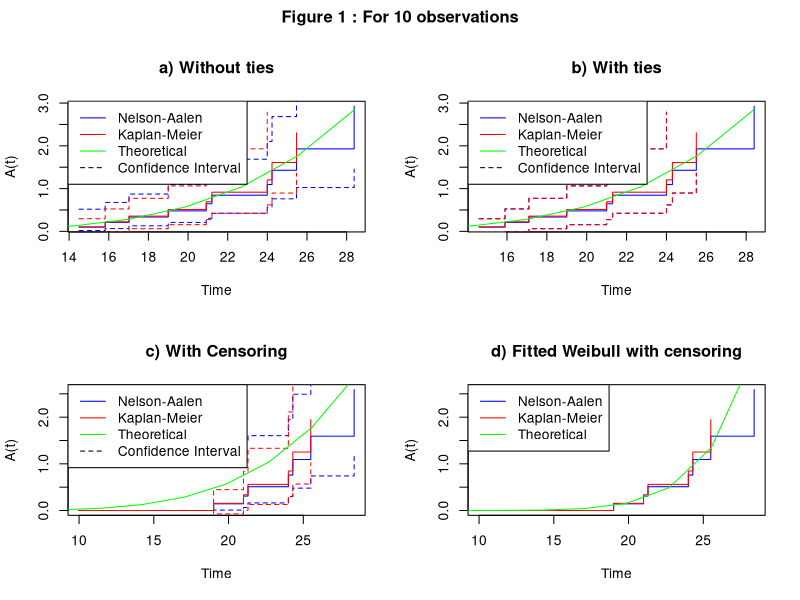
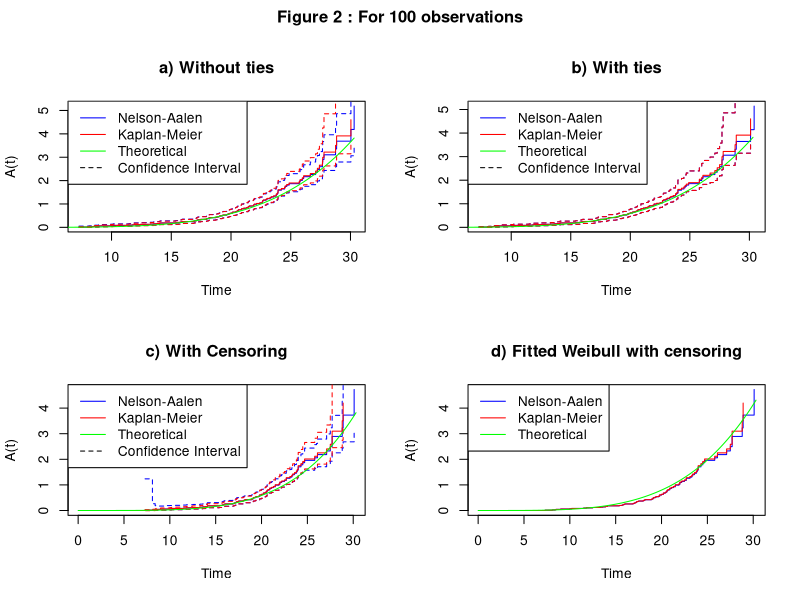
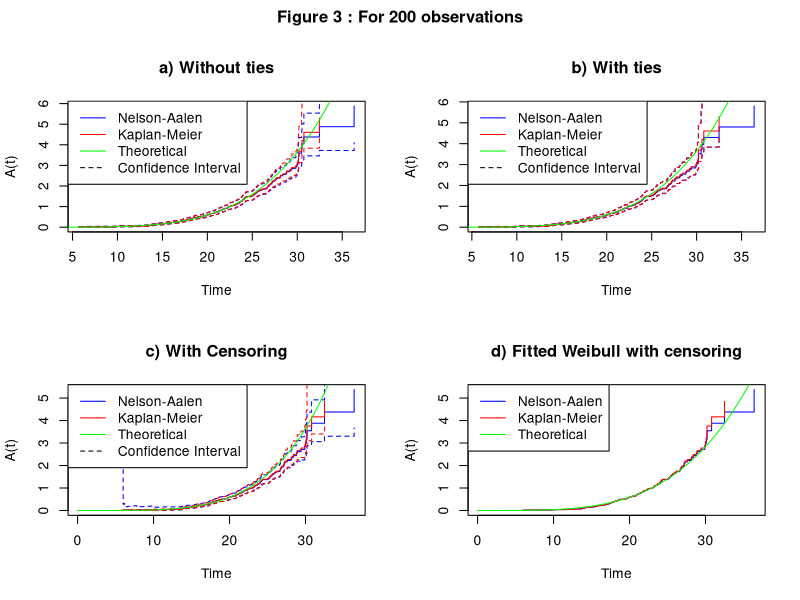
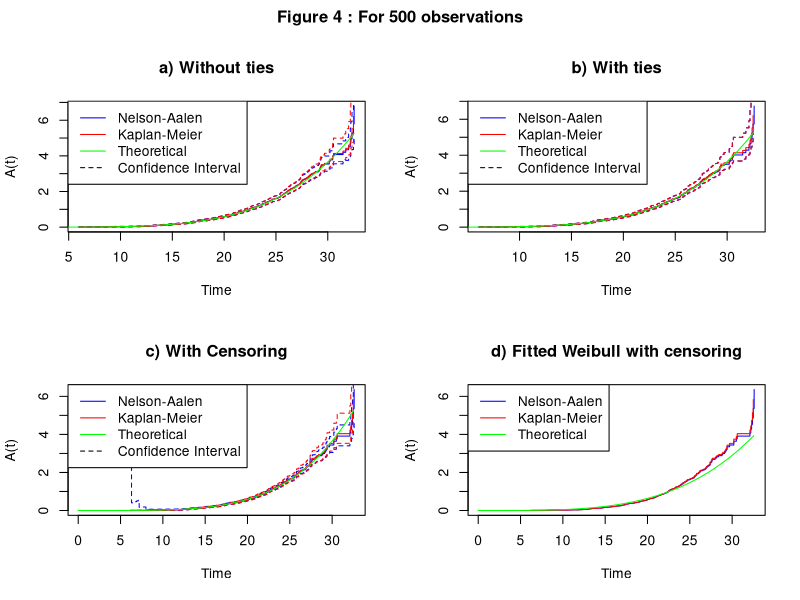
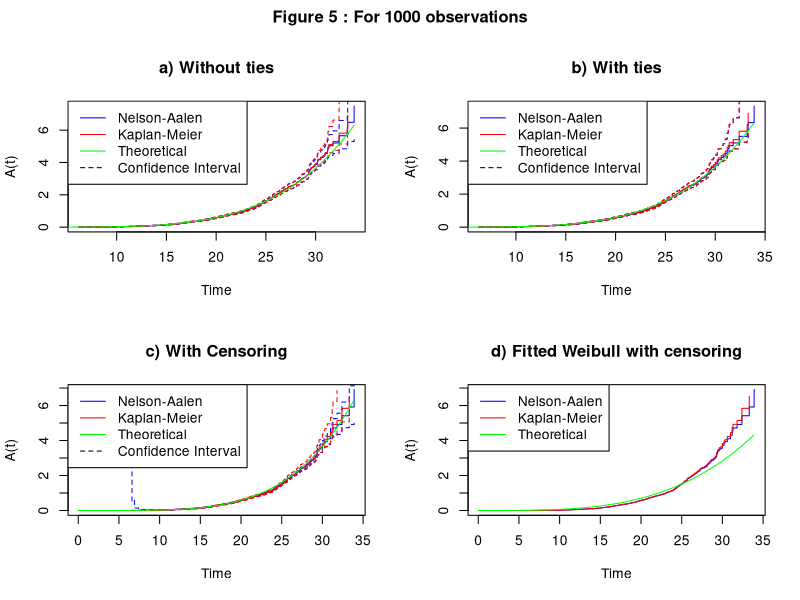

Here is the R script that generated these plots, in order:
## ---- chunk 1
suppressPackageStartupMessages(library(tidyverse))
suppressPackageStartupMessages(library(knitr))
suppressPackageStartupMessages(library(fitdistrplus))
## ---- chunk 2
n=1000
plotThings <- function(n, plot_nr){
  
  par(mfrow=c(2,2),oma=c(0,0,2,0))
  
  t0 <- rweibull(n, shape = 4.5, scale = 22.5)
  
  #This is the relevant dataframe in the case of no ties and no censoring (t0, d0, y0)
  no_ties <- as.data.frame(table(t0)) %>% 
    set_names(c("t0","d0")) %>% 
    mutate(y0 = cumsum(d0 %>%  rev()) %>% rev()) %>% 
    mutate(t0 = as.numeric(as.character(t0))) %>% 
    mutate(Ahat = cumsum(d0 / y0)) %>% 
    mutate(var = cumsum(1/(y0^2))) %>% 
    mutate(lower = Ahat*exp(-qnorm(0.95) * sqrt(var)/ Ahat)) %>% 
    mutate(upper = Ahat*exp(+qnorm(0.95) * sqrt(var)/ Ahat)) %>% 
    mutate(KMhat = cumprod((1-d0/y0))) %>% 
    mutate(varKM = KMhat^2*cumsum(d0/(y0*(y0-d0)))) %>% 
    mutate(lowerKM = -log(KMhat-qnorm(0.95) * sqrt(varKM))) %>% 
    mutate(upperKM = -log(KMhat+qnorm(0.95) * sqrt(varKM))) %>% 
    mutate(KMAhat = -log(KMhat))
  
  #Add 0.05 and round to closest decimal to bin the numbers correct
  #This is the relevant dataframe in the case of ties and no censoring (t0, d0, y0)
  with_ties <- round(t0 + 0.05, digits = 1) %>% 
    table() %>% 
    as.data.frame() %>% 
    set_names(c("t0","d0")) %>% 
    mutate(y0 = cumsum(d0 %>%  rev()) %>% rev()) %>% 
    mutate(t0 = as.numeric(as.character(t0))) %>% 
    mutate(Ahat = cumsum(d0 / y0)) %>% 
    mutate(KMhat = cumprod((1-d0/y0))) %>% 
    mutate(varKM = KMhat^2*cumsum(d0/(y0*(y0-d0)))) %>% 
    mutate(lowerKM = -log(KMhat-qnorm(0.95) * sqrt(varKM))) %>% 
    mutate(upperKM = -log(KMhat+qnorm(0.95) * sqrt(varKM))) %>% 
    mutate(KMAhat = -log(KMhat))
    
  
  ################################################################
  weibull_haz <- function(t, a, b){
    a/b*(t/b)^(a-1)
  }
  
  cum_weibull_haz <- function(t, a, b){
    (t/b)^a
  }
  
  seq <- seq(0,max(t0), max(t0)/n)
  
  
  #no ties
  plot(no_ties$t0, no_ties$Ahat, type = "s", xlab = "Time", ylab = "A(t)", col = "blue", 
       main = "a) Without ties")
  lines(no_ties$t0,  no_ties$KMAhat, type = "s", col = "red")
  lines(no_ties$t0, no_ties$lower, type = "s", lty = "dashed", col = "blue")
  lines(no_ties$t0, no_ties$upper, type = "s", lty = "dashed", col = "blue")
  lines(no_ties$t0, no_ties$lowerKM, type = "s", lty = "dashed", col = "red")
  lines(no_ties$t0, no_ties$upperKM, type = "s", lty = "dashed", col = "red")
  #lines(with_ties$t0, with_ties$Ahat, type = "s", col = "red")
  lines(seq, cum_weibull_haz(seq, 4.5,22.5), col = "green")
  legend("topleft", legend=c("Nelson-Aalen", "Kaplan-Meier", "Theoretical", "Confidence Interval"), 
         col=c("blue", "red", "green", "black"), lty = c(1,1,1,2), cex = 1)
  
  #with ties
  plot(with_ties$t0, with_ties$Ahat, type = "s", xlab = "Time", ylab = "A(t)", col = "blue", 
       main = "b) With ties")
  lines(with_ties$t0,  with_ties$KMAhat, type = "s", xlab = "Time", col = "red")
  lines(with_ties$t0, with_ties$lower, type = "s", lty = "dashed", col = "blue")
  lines(with_ties$t0, with_ties$upper, type = "s", lty = "dashed", col = "blue")
  lines(with_ties$t0, with_ties$lowerKM, type = "s", lty = "dashed", col = "red")
  lines(with_ties$t0, with_ties$upperKM, type = "s", lty = "dashed", col = "red")
  #lines(with_ties$t0, with_ties$Ahat, type = "s", col = "red")
  lines(seq, cum_weibull_haz(seq, 4.5,22.5), col = "green")
  legend("topleft", legend=c("Nelson-Aalen", "Kaplan-Meier", "Theoretical", "Confidence Interval"), 
       col=c("blue", "red", "green", "black"), lty = c(1,1,1,2), cex = 1)
  
  
  #This part includes censoring
  c <- rexp(n, 1/80)
  censored <- data.frame(t0 = t0, c = c) %>% 
    mutate(cens = as.numeric(t0>c)) %>%  
    mutate(t0 = ifelse(cens==1, c, t0)) %>% 
    mutate(t0_bin = round(t0 + 0.05, digits = 1)) %>% 
    group_by(t0_bin) %>% 
    summarise(d0 = sum(cens==0),
              c0 = sum(cens==1)) %>% 
    mutate(e0 = d0 + c0) %>% 
    mutate(y0 = cumsum(e0 %>%  rev()) %>% rev()) %>% 
    mutate(t0 = as.numeric(t0_bin)) #just for the name, I'm lazy
  
  #This is the relevant dataframe in case of censoring (t0, d0, y0)
  #Should work with or without ties
  with_censor <- censored %>% 
    mutate(Ahat = cumsum(d0 / y0)) %>% 
    mutate(var = cumsum(1/(y0^2))) %>% 
    mutate(lower = Ahat*exp(-qnorm(0.95) * sqrt(var)/ Ahat)) %>% 
    mutate(upper = Ahat*exp(+qnorm(0.95) * sqrt(var)/ Ahat)) %>% 
    mutate(KMhat = cumprod((1-d0/y0))) %>% 
    mutate(varKM = KMhat^2*cumsum(d0/(y0*(y0-d0)))) %>% 
    mutate(lowerKM = -log(KMhat-qnorm(0.95) * sqrt(varKM))) %>% 
    mutate(upperKM = -log(KMhat+qnorm(0.95) * sqrt(varKM))) %>% 
    mutate(KMAhat = -log(KMhat))
  
  #na
  # plot(no_ties$t0, no_ties$Ahat, type = "s", xlab = "Time", ylab = "Cumulative hazard", 
  #      main = "Nelson-Aalen")
  # lines(with_ties$t0, with_ties$Ahat, type = "s", col = "red")
  # lines(with_censor$t0, with_censor$Ahat, type = "s", col = "blue")
  # lines(with_censor$t0, with_censor$lower, type = "s", lty = "dashed", col = "blue")
  # lines(with_censor$t0, with_censor$upper, type = "s", lty = "dashed", col = "blue") 
  # legend("topleft", legend=c("Nelson-Aalen", "Kaplan-Meier", "Theoretical", "Confidence Interval"), 
  #      col=c("blue", "red", "green", "black"), lty = c(1,1,1,2), cex = 1)
  
  #km
  # plot(no_ties$t0, no_ties$KMAhat, type = "s", xlab = "Time", ylab = "Cumulative hazard", 
  #      main = "Kapla-Meier")
  # lines(with_ties$t0, with_ties$KMAhat, type = "s", col = "red")
  
  plot(with_censor$t0, with_censor$Ahat, type = "s", col = "blue", xlab = "Time", ylab = "A(t)",
       main = "c) With Censoring")
  lines(with_censor$t0, with_censor$lower, type = "s", lty = "dashed", col = "blue")
  lines(with_censor$t0, with_censor$upper, type = "s", lty = "dashed", col = "blue") 
  lines(with_censor$t0, with_censor$KMAhat, type = "s", col = "red")
  lines(with_censor$t0, with_censor$lowerKM, type = "s", lty = "dashed", col = "red")
  lines(with_censor$t0, with_censor$upperKM, type = "s", lty = "dashed", col = "red")
  lines(seq, cum_weibull_haz(seq, 4.5,22.5), col = "green")
  legend("topleft", legend=c("Nelson-Aalen", "Kaplan-Meier", "Theoretical", "Confidence Interval"), 
         col=c("blue", "red", "green", "black"), lty = c(1,1,1,2), cex = 1)
  
  uncensored <- censored %>% 
    gather(key = "Type", value = "Number", d0, c0) %>% 
    filter(Type == "d0") %>% 
    filter(Number > 0)
  
  #Fit weibull distr to uncensored data
  fitW <- fitdist(uncensored$t0, "weibull", method = "mle", lower = c(0, 0))
  dwei = dweibull(seq, shape=fitW$estimate["shape"], scale=fitW$estimate["scale"])
  
  #hazard NA. very cool
  # plot(with_censor$t0, diff(c(0,with_censor$Ahat)), type = "s", col = "blue", 
  #      main = "Hazard Rate", xlab = "Time", ylab = expression(alpha~"(t)"))
  # lines(with_censor$t0, diff(c(0,with_censor$KMAhat)), type = "s", col = "red")
  # lines(seq, weibull_haz(seq, fitW$estimate["shape"], fitW$estimate["scale"]), col = "green")
  # legend("topleft", legend=c("Nelson-Aalen", "Kaplan-Meier", "Theoretical"), 
  #        col=c("blue", "red", "green"), lty = 1, cex = 1)
  
  #cumulative hazard
  plot(with_censor$t0, with_censor$Ahat, type = "s", col = "blue",
       main = "d) Fitted Weibull with censoring", xlab = "Time", ylab = "A(t)")
  lines(with_censor$t0, with_censor$KMAhat, type = "s", col = "red")
  lines(seq, cum_weibull_haz(seq, fitW$estimate["shape"], fitW$estimate["scale"]), col = "green")
  legend("topleft", legend=c("Nelson-Aalen", "Kaplan-Meier", "Theoretical"), 
         col=c("blue", "red", "green"), lty = 1, cex = 1)

  # mtext(paste("For", n, "observations"), side = 3, line = -23.5, outer = TRUE, cex = 1.5)
  title(paste("Figure", plot_nr, ":",  "For", n, "observations"), outer=TRUE, cex=2)
}  

plotThings(10, 1)
  
## ---- chunk 3
plotThings(100, 2)
## ---- chunk 4
plotThings(200, 3)
## ---- chunk 5
plotThings(500, 4)
## ---- chunk 6
plotThings(1000, 5)
